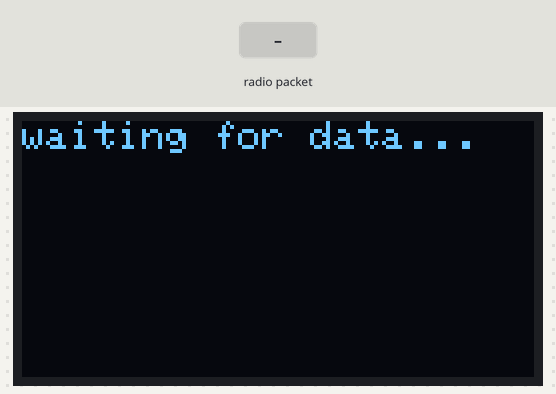
Recording of a sketch running on a simulated ESP32. Parts: 128×64 one-colour display. The test bench sets the inputs (shaded band). No radio packets arrive unless stated; what the sketch prints to the serial monitor is not drawn.

Above: at 1.2 s.
1.3 s: radio packet "1" arrives
At 2.5 s:
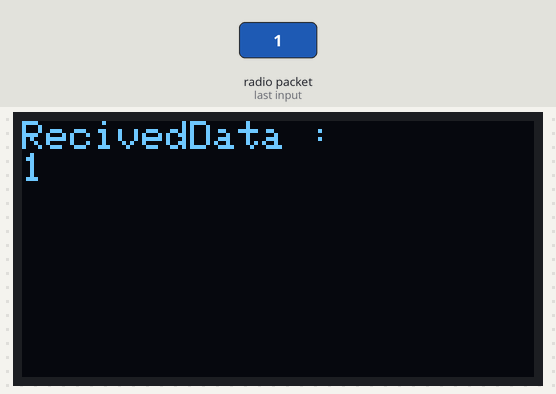
2.8 s: radio packet "0" arrives
At 3.6 s:
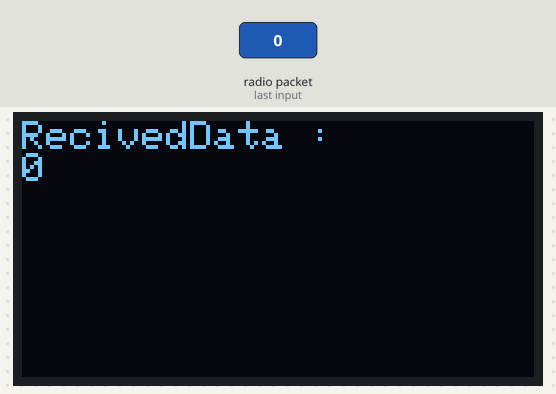
4.3 s: radio packet "2" arrives
Timing chart, 0 to 7.3 s (numbered marks = the images above; inputs shaded):
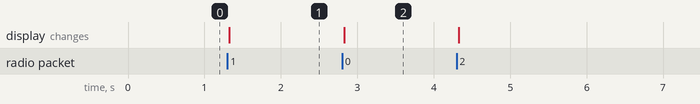

The sketch:

receiver.ino
```cpp
#include <SPI.h>
#include <LoRa.h>
#include <Wire.h>
#include <Adafruit_GFX.h>
#include <Adafruit_SSD1306.h>

#define SCREEN_WIDTH 128
#define SCREEN_HEIGHT 64
#define OLED_RESET    -1
#define SCREEN_ADDRESS 0x3C

Adafruit_SSD1306 display(SCREEN_WIDTH, SCREEN_HEIGHT, &Wire, OLED_RESET);

#define LORA_SCK 5
#define LORA_MISO 19
#define LORA_MOSI 27
#define LORA_CS 18
#define LORA_RST 23
#define LORA_IRQ 26

void setup() {
  Serial.begin(115200);

  // Initialisation de l'OLED
  if (!display.begin(SSD1306_SWITCHCAPVCC, SCREEN_ADDRESS)) {
    Serial.println("Échec de l'initialisation de l'OLED !");
    while (1);
  }
  display.clearDisplay();
  display.setTextSize(1);
  display.setTextColor(SSD1306_WHITE);

  // Initialisation du module LoRa
  SPI.begin(LORA_SCK, LORA_MISO, LORA_MOSI, LORA_CS);
  LoRa.setPins(LORA_CS, LORA_RST, LORA_IRQ);

  if (!LoRa.begin(868E6)) { // Fréquence LoRa adaptée à votre région
    Serial.println("Starting LoRa failed!");
    display.clearDisplay();
    display.setCursor(0, 0);
    display.println("LoRa failed!");
    display.display();
    while (1);
  }
  LoRa.setSpreadingFactor(7); // Facteur d'étalement
  LoRa.setTxPower(14, PA_OUTPUT_PA_BOOST_PIN); // Puissance d'émission

  display.clearDisplay();
  display.setCursor(0, 0);
  display.println("waiting for data...");
  display.display();
}

void loop() {
  // Vérifier si des données LoRa sont disponibles
  int packetSize = LoRa.parsePacket();
  if (packetSize) {
    String receivedData = "";
    while (LoRa.available()) {
      receivedData += (char)LoRa.read();
    }

    // Afficher les données reçues sur l'OLED
    display.clearDisplay();
    display.setCursor(0, 0);
    display.println("RecivedData :");
    display.println(receivedData);
    display.display();

    // Afficher les données dans le moniteur série
    Serial.println("receivedData :");
    Serial.println(receivedData);
  }
}
```

Measured:
- after the input at 1.3 s, the display: changes at once (image 1)
- after the input at 2.8 s, the display: changes at once (image 2)
